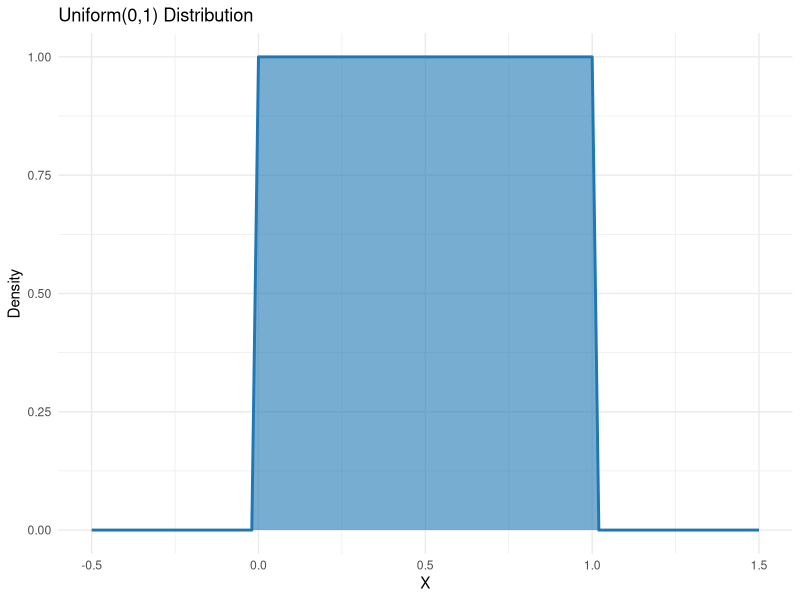
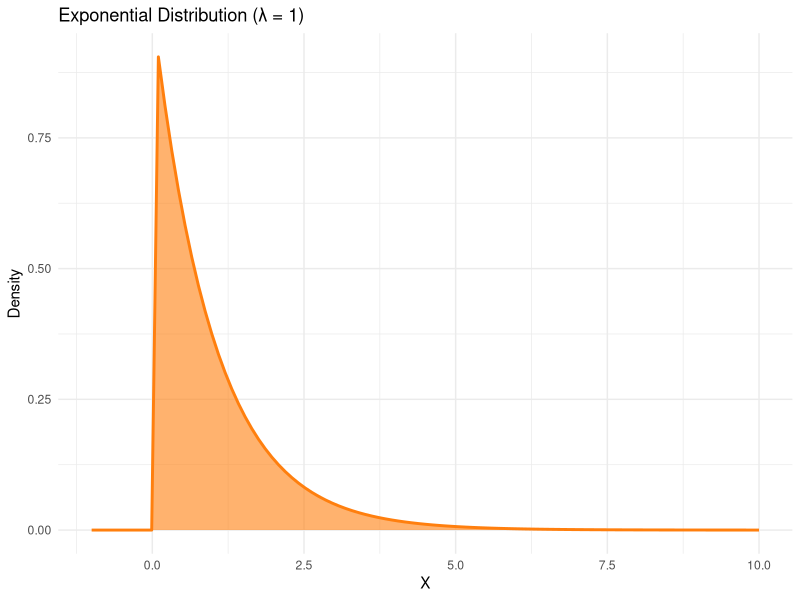
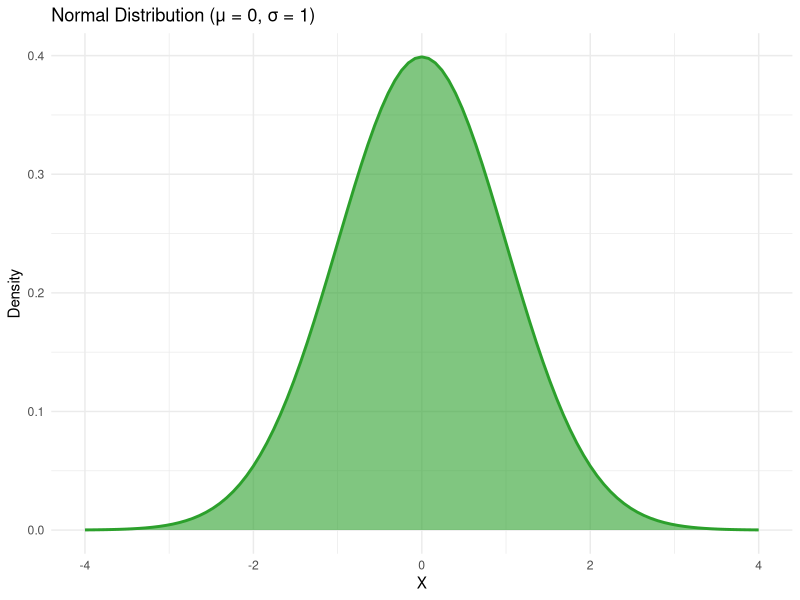

The R source for these figures, in order:
## ---- chunk 1
library(ggplot2)

ggplot(data.frame(x = c(0, 1)), aes(x)) +
  stat_function(fun = function(x) dunif(x, min = 0, max = 1), geom = "area", fill = "#1f77b4", alpha = 0.6) +
  stat_function(fun = function(x) dunif(x, min = 0, max = 1), color = "#1f77b4", size = 1) +
  labs(title = "Uniform(0,1) Distribution", y = "Density", x = "X") +
  theme_minimal() +
	xlim(-0.5,1.5)
## ---- chunk 2
ggplot(data.frame(x = c(0, 8)), aes(x)) +
  stat_function(fun = function(x) dexp(x, rate = 1), geom = "area", fill = "#ff7f0e", alpha = 0.6) +
  stat_function(fun = function(x) dexp(x, rate = 1), color = "#ff7f0e", size = 1) +
  labs(title = "Exponential Distribution (λ = 1)", y = "Density", x = "X") +
  theme_minimal()+ xlim(-1,10)
## ---- chunk 3
ggplot(data.frame(x = c(-4, 4)), aes(x)) +
  stat_function(fun = function(x) dnorm(x, mean = 0, sd = 1), geom = "area", fill = "#2ca02c", alpha = 0.6) +
  stat_function(fun = function(x) dnorm(x, mean = 0, sd = 1), color = "#2ca02c", size = 1) +
  labs(title = "Normal Distribution (μ = 0, σ = 1)", y = "Density", x = "X") +
  theme_minimal()
